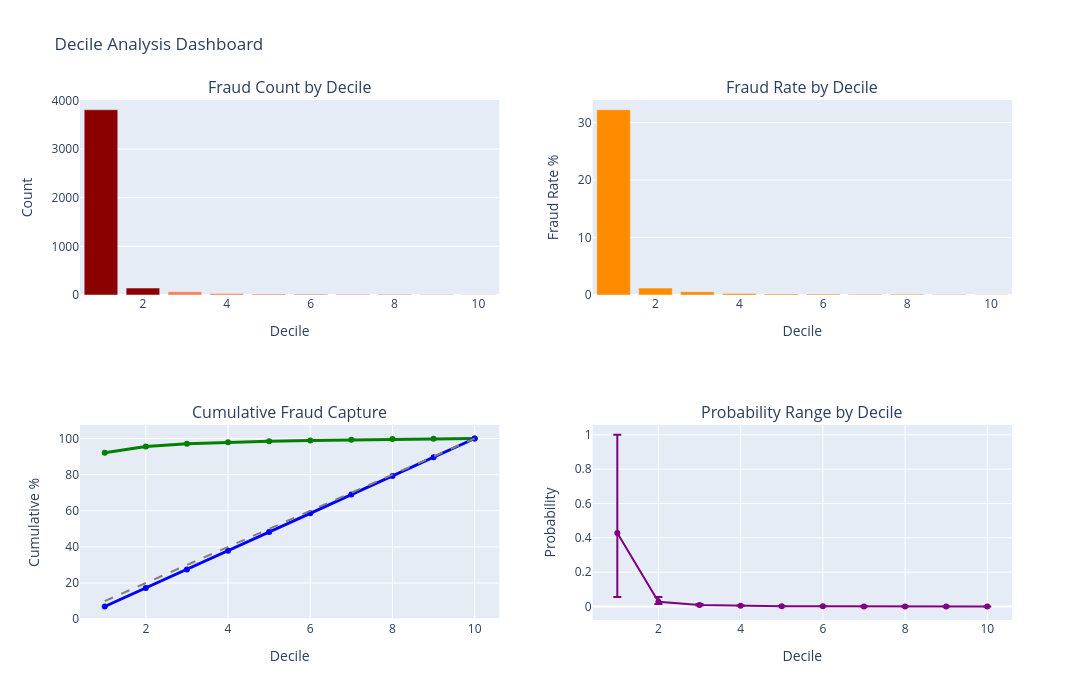

Notebook code for this chart:
### Code cell
# Decile visualization
fig = make_subplots(
    rows=2, cols=2,
    subplot_titles=(
        'Fraud Count by Decile',
        'Fraud Rate by Decile',
        'Cumulative Fraud Capture',
        'Probability Range by Decile'
    )
)

# 1. Fraud count
colors = ['darkred' if i <= 2 else 'coral' if i <= 5 else 'lightcoral' for i in range(1, 11)]
fig.add_trace(
    go.Bar(x=decile_df['Decile'], y=decile_df['Fraud'], marker_color=colors),
    row=1, col=1
)

# 2. Fraud rate
fig.add_trace(
    go.Bar(x=decile_df['Decile'], y=decile_df['Fraud Rate %'], marker_color='darkorange'),
    row=1, col=2
)

# 3. Cumulative capture
fig.add_trace(
    go.Scatter(
        x=decile_df['Decile'], 
        y=decile_df['Cum % Fraud'],
        mode='lines+markers',
        line=dict(color='green', width=3),
        name='Fraud'
    ),
    row=2, col=1
)
fig.add_trace(
    go.Scatter(
        x=decile_df['Decile'],
        y=decile_df['Cum % Non-Fraud'],
        mode='lines+markers',
        line=dict(color='blue', width=3),
        name='Non-Fraud'
    ),
    row=2, col=1
)
# Random baseline
fig.add_trace(
    go.Scatter(
        x=[1, 10],
        y=[10, 100],
        mode='lines',
        line=dict(color='gray', dash='dash'),
        name='Random'
    ),
    row=2, col=1
)

# 4. Probability range
fig.add_trace(
    go.Scatter(
        x=decile_df['Decile'],
        y=decile_df['Avg Prob'],
        mode='lines+markers',
        line=dict(color='purple', width=2),
        error_y=dict(
            type='data',
            symmetric=False,
            array=decile_df['Max Prob'] - decile_df['Avg Prob'],
            arrayminus=decile_df['Avg Prob'] - decile_df['Min Prob']
        )
    ),
    row=2, col=2
)

fig.update_layout(
    title='Decile Analysis Dashboard',
    height=700, width=1100,
    showlegend=False
)

fig.update_xaxes(title_text='Decile', row=1, col=1)
fig.update_xaxes(title_text='Decile', row=1, col=2)
fig.update_xaxes(title_text='Decile', row=2, col=1)
fig.update_xaxes(title_text='Decile', row=2, col=2)
fig.update_yaxes(title_text='Count', row=1, col=1)
fig.update_yaxes(title_text='Fraud Rate %', row=1, col=2)
fig.update_yaxes(title_text='Cumulative %', row=2, col=1)
fig.update_yaxes(title_text='Probability', row=2, col=2)

fig.show()

### Figure 1 — Plotly figure (JSON) as saved in the notebook; plotly's stock layout.template omitted (floating-point values rounded to 4 significant figures)
{"data": [{"marker": {"color": ["darkred", "darkred", "coral", "coral", "coral", "lightcoral", "lightcoral", "lightcoral", "lightcoral", "lightcoral"]}, "type": "bar", "x": [1, 2, 3, 4, 5, 6, 7, 8, 9, 10], "xaxis": "x", "y": [3806, 142, 67, 32, 22, 18, 15, 17, 10, 4], "yaxis": "y"}, {"marker": {"color": "darkorange"}, "type": "bar", "x": [1, 2, 3, 4, 5, 6, 7, 8, 9, 10], "xaxis": "x2", "y": [32.22, 1.202, 0.5673, 0.271, 0.1863, 0.1524, 0.127, 0.1439, 0.08467, 0.03387], "yaxis": "y2"}, {"line": {"color": "green", "width": 3}, "mode": "lines+markers", "name": "Fraud", "type": "scatter", "x": [1, 2, 3, 4, 5, 6, 7, 8, 9, 10], "xaxis": "x3", "y": [92.09, 95.52, 97.14, 97.92, 98.45, 98.89, 99.25, 99.66, 99.9, 100.0], "yaxis": "y3"}, {"line": {"color": "blue", "width": 3}, "mode": "lines+markers", "name": "Non-Fraud", "type": "scatter", "x": [1, 2, 3, 4, 5, 6, 7, 8, 9, 10], "xaxis": "x3", "y": [7.023, 17.26, 27.57, 37.9, 48.24, 58.59, 68.94, 79.29, 89.64, 100.0], "yaxis": "y3"}, {"line": {"color": "gray", "dash": "dash"}, "mode": "lines", "name": "Random", "type": "scatter", "x": [1, 10], "xaxis": "x3", "y": [10, 100], "yaxis": "y3"}, {"error_y": {"array": [0.5725, 0.02724, 0.004856, 0.001642, 0.0007657, 0.0003906, 0.0002209, 0.0001332, 8.189e-05, 5.414e-05], "arrayminus": [0.3724, 0.01391, 0.003259, 0.001246, 0.0005936, 0.0003252, 0.0001843, 0.0001132, 6.971e-05, 5.703e-05], "symmetric": false, "type": "data"}, "line": {"color": "purple", "width": 2}, "mode": "lines+markers", "type": "scatter", "x": [1, 2, 3, 4, 5, 6, 7, 8, 9, 10], "xaxis": "x4", "y": [0.4275, 0.0279, 0.009138, 0.004237, 0.002225, 0.001241, 0.0006948, 0.0003772, 0.0001822, 5.831e-05], "yaxis": "y4"}], "layout": {"annotations": [{"font": {"size": 16}, "showarrow": false, "text": "Fraud Count by Decile", "x": 0.225, "xanchor": "center", "xref": "paper", "y": 1, "yanchor": "bottom", "yref": "paper"}, {"font": {"size": 16}, "showarrow": false, "text": "Fraud Rate by Decile", "x": 0.775, "xanchor": "center", "xref": "paper", "y": 1, "yanchor": "bottom", "yref": "paper"}, {"font": {"size": 16}, "showarrow": false, "text": "Cumulative Fraud Capture", "x": 0.225, "xanchor": "center", "xref": "paper", "y": 0.375, "yanchor": "bottom", "yref": "paper"}, {"font": {"size": 16}, "showarrow": false, "text": "Probability Range by Decile", "x": 0.775, "xanchor": "center", "xref": "paper", "y": 0.375, "yanchor": "bottom", "yref": "paper"}], "height": 700, "showlegend": false, "title": {"text": "Decile Analysis Dashboard"}, "width": 1100, "xaxis": {"anchor": "y", "domain": [0, 0.45], "title": {"text": "Decile"}}, "xaxis2": {"anchor": "y2", "domain": [0.55, 1], "title": {"text": "Decile"}}, "xaxis3": {"anchor": "y3", "domain": [0, 0.45], "title": {"text": "Decile"}}, "xaxis4": {"anchor": "y4", "domain": [0.55, 1], "title": {"text": "Decile"}}, "yaxis": {"anchor": "x", "domain": [0.625, 1], "title": {"text": "Count"}}, "yaxis2": {"anchor": "x2", "domain": [0.625, 1], "title": {"text": "Fraud Rate %"}}, "yaxis3": {"anchor": "x3", "domain": [0, 0.375], "title": {"text": "Cumulative %"}}, "yaxis4": {"anchor": "x4", "domain": [0, 0.375], "title": {"text": "Probability"}}}}
